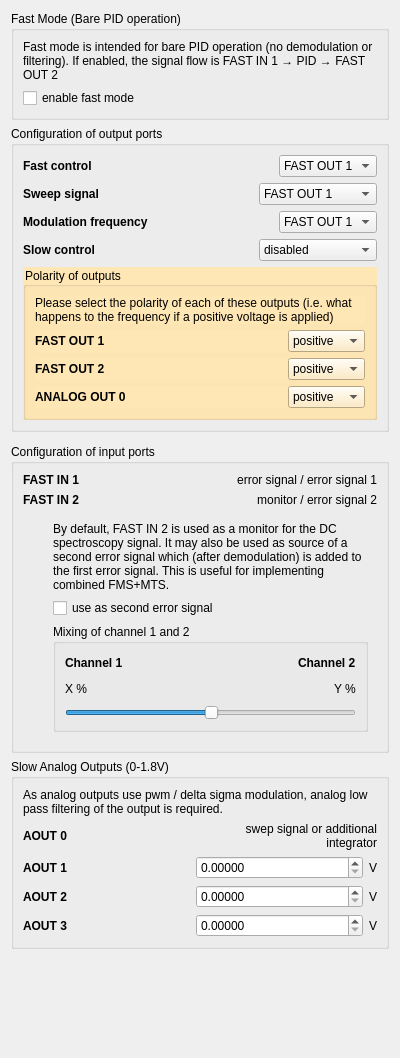
<?xml version="1.0" encoding="UTF-8"?>
<ui version="4.0">
 <class>Form</class>
 <widget class="QWidget" name="Form">
  <property name="geometry">
   <rect>
    <x>0</x>
    <y>0</y>
    <width>400</width>
    <height>1058</height>
   </rect>
  </property>
  <property name="windowTitle">
   <string>Form</string>
  </property>
  <layout class="QVBoxLayout" name="verticalLayout">
   <item>
    <widget class="QGroupBox" name="groupBox_2">
     <property name="title">
      <string>Fast Mode (Bare PID operation)</string>
     </property>
     <layout class="QVBoxLayout" name="verticalLayout_4">
      <item>
       <widget class="QLabel" name="label_2">
        <property name="text">
         <string>&lt;html&gt;&lt;head/&gt;&lt;body&gt;&lt;p&gt;Fast mode is intended for bare PID operation (no demodulation or filtering). If enabled, the signal flow is FAST IN 1 → PID → FAST OUT 2&lt;/p&gt;&lt;/body&gt;&lt;/html&gt;</string>
        </property>
        <property name="wordWrap">
         <bool>true</bool>
        </property>
       </widget>
      </item>
      <item>
       <widget class="QCheckBox" name="fast_mode">
        <property name="text">
         <string>enable fast mode</string>
        </property>
       </widget>
      </item>
     </layout>
    </widget>
   </item>
   <item>
    <widget class="QGroupBox" name="output_ports_group">
     <property name="title">
      <string>Configuration of output ports</string>
     </property>
     <layout class="QVBoxLayout" name="verticalLayout_25">
      <item>
       <layout class="QHBoxLayout" name="horizontalLayout_25">
        <item>
         <widget class="QLabel" name="label_16">
          <property name="sizePolicy">
           <sizepolicy hsizetype="Preferred" vsizetype="Preferred">
            <horstretch>0</horstretch>
            <verstretch>0</verstretch>
           </sizepolicy>
          </property>
          <property name="font">
           <font>
            <weight>75</weight>
            <bold>true</bold>
           </font>
          </property>
          <property name="text">
           <string>Fast control</string>
          </property>
         </widget>
        </item>
        <item>
         <widget class="QComboBox" name="control_channel">
          <property name="sizePolicy">
           <sizepolicy hsizetype="Fixed" vsizetype="Fixed">
            <horstretch>0</horstretch>
            <verstretch>0</verstretch>
           </sizepolicy>
          </property>
          <item>
           <property name="text">
            <string>FAST OUT 1</string>
           </property>
          </item>
          <item>
           <property name="text">
            <string>FAST OUT 2</string>
           </property>
          </item>
         </widget>
        </item>
       </layout>
      </item>
      <item>
       <layout class="QHBoxLayout" name="horizontalLayout_26">
        <item>
         <widget class="QLabel" name="label_17">
          <property name="font">
           <font>
            <weight>75</weight>
            <bold>true</bold>
           </font>
          </property>
          <property name="text">
           <string>Sweep signal</string>
          </property>
         </widget>
        </item>
        <item>
         <widget class="QComboBox" name="sweep_channel">
          <property name="sizePolicy">
           <sizepolicy hsizetype="Fixed" vsizetype="Fixed">
            <horstretch>0</horstretch>
            <verstretch>0</verstretch>
           </sizepolicy>
          </property>
          <item>
           <property name="text">
            <string>FAST OUT 1</string>
           </property>
          </item>
          <item>
           <property name="text">
            <string>FAST OUT 2</string>
           </property>
          </item>
          <item>
           <property name="text">
            <string>ANALOG OUT 0</string>
           </property>
          </item>
         </widget>
        </item>
       </layout>
      </item>
      <item>
       <layout class="QHBoxLayout" name="horizontalLayout_24">
        <item>
         <widget class="QLabel" name="label_15">
          <property name="font">
           <font>
            <weight>75</weight>
            <bold>true</bold>
           </font>
          </property>
          <property name="text">
           <string>Modulation frequency</string>
          </property>
         </widget>
        </item>
        <item>
         <widget class="QComboBox" name="mod_channel">
          <property name="sizePolicy">
           <sizepolicy hsizetype="Fixed" vsizetype="Fixed">
            <horstretch>0</horstretch>
            <verstretch>0</verstretch>
           </sizepolicy>
          </property>
          <item>
           <property name="text">
            <string>FAST OUT 1</string>
           </property>
          </item>
          <item>
           <property name="text">
            <string>FAST OUT 2</string>
           </property>
          </item>
         </widget>
        </item>
       </layout>
      </item>
      <item>
       <layout class="QHBoxLayout" name="horizontalLayout_4">
        <item>
         <widget class="QLabel" name="label_3">
          <property name="font">
           <font>
            <weight>75</weight>
            <bold>true</bold>
           </font>
          </property>
          <property name="text">
           <string>Slow control</string>
          </property>
         </widget>
        </item>
        <item>
         <widget class="QComboBox" name="slow_control_channel">
          <property name="sizePolicy">
           <sizepolicy hsizetype="Fixed" vsizetype="Fixed">
            <horstretch>0</horstretch>
            <verstretch>0</verstretch>
           </sizepolicy>
          </property>
          <item>
           <property name="text">
            <string>disabled</string>
           </property>
          </item>
          <item>
           <property name="text">
            <string>ANALOG OUT 0</string>
           </property>
          </item>
         </widget>
        </item>
       </layout>
      </item>
      <item>
       <widget class="QGroupBox" name="polarity_selector">
        <property name="styleSheet">
         <string notr="true">background: #ffe7b5</string>
        </property>
        <property name="title">
         <string>Polarity of outputs</string>
        </property>
        <layout class="QVBoxLayout" name="verticalLayout_9">
         <item>
          <widget class="QLabel" name="label_8">
           <property name="sizePolicy">
            <sizepolicy hsizetype="Preferred" vsizetype="Preferred">
             <horstretch>0</horstretch>
             <verstretch>0</verstretch>
            </sizepolicy>
           </property>
           <property name="minimumSize">
            <size>
             <width>0</width>
             <height>0</height>
            </size>
           </property>
           <property name="text">
            <string>Please select the polarity of each of these outputs (i.e. what happens to the frequency if a positive voltage is applied)</string>
           </property>
           <property name="wordWrap">
            <bool>true</bool>
           </property>
          </widget>
         </item>
         <item>
          <widget class="QWidget" name="polarity_container_fast_out1" native="true">
           <layout class="QHBoxLayout" name="horizontalLayout_10">
            <property name="spacing">
             <number>6</number>
            </property>
            <property name="leftMargin">
             <number>0</number>
            </property>
            <property name="topMargin">
             <number>0</number>
            </property>
            <property name="rightMargin">
             <number>0</number>
            </property>
            <property name="bottomMargin">
             <number>0</number>
            </property>
            <item>
             <widget class="QLabel" name="label_9">
              <property name="font">
               <font>
                <weight>75</weight>
                <bold>true</bold>
               </font>
              </property>
              <property name="text">
               <string>FAST OUT 1</string>
              </property>
             </widget>
            </item>
            <item>
             <widget class="QComboBox" name="polarity_fast_out1">
              <property name="sizePolicy">
               <sizepolicy hsizetype="Fixed" vsizetype="Fixed">
                <horstretch>0</horstretch>
                <verstretch>0</verstretch>
               </sizepolicy>
              </property>
              <item>
               <property name="text">
                <string>positive</string>
               </property>
              </item>
              <item>
               <property name="text">
                <string>negative</string>
               </property>
              </item>
             </widget>
            </item>
           </layout>
          </widget>
         </item>
         <item>
          <widget class="QWidget" name="polarity_container_fast_out2" native="true">
           <layout class="QHBoxLayout" name="horizontalLayout_12">
            <property name="leftMargin">
             <number>0</number>
            </property>
            <property name="topMargin">
             <number>0</number>
            </property>
            <property name="rightMargin">
             <number>0</number>
            </property>
            <property name="bottomMargin">
             <number>0</number>
            </property>
            <item>
             <widget class="QLabel" name="label_11">
              <property name="font">
               <font>
                <weight>75</weight>
                <bold>true</bold>
               </font>
              </property>
              <property name="text">
               <string>FAST OUT 2</string>
              </property>
             </widget>
            </item>
            <item>
             <widget class="QComboBox" name="polarity_fast_out2">
              <property name="sizePolicy">
               <sizepolicy hsizetype="Fixed" vsizetype="Fixed">
                <horstretch>0</horstretch>
                <verstretch>0</verstretch>
               </sizepolicy>
              </property>
              <item>
               <property name="text">
                <string>positive</string>
               </property>
              </item>
              <item>
               <property name="text">
                <string>negative</string>
               </property>
              </item>
             </widget>
            </item>
           </layout>
          </widget>
         </item>
         <item>
          <widget class="QWidget" name="polarity_container_analog_out0" native="true">
           <layout class="QHBoxLayout" name="horizontalLayout_11">
            <property name="leftMargin">
             <number>0</number>
            </property>
            <property name="topMargin">
             <number>0</number>
            </property>
            <property name="rightMargin">
             <number>0</number>
            </property>
            <property name="bottomMargin">
             <number>0</number>
            </property>
            <item>
             <widget class="QLabel" name="label_4">
              <property name="font">
               <font>
                <weight>75</weight>
                <bold>true</bold>
               </font>
              </property>
              <property name="text">
               <string>ANALOG OUT 0</string>
              </property>
             </widget>
            </item>
            <item>
             <widget class="QComboBox" name="polarity_analog_out0">
              <property name="sizePolicy">
               <sizepolicy hsizetype="Fixed" vsizetype="Fixed">
                <horstretch>0</horstretch>
                <verstretch>0</verstretch>
               </sizepolicy>
              </property>
              <item>
               <property name="text">
                <string>positive</string>
               </property>
              </item>
              <item>
               <property name="text">
                <string>negative</string>
               </property>
              </item>
             </widget>
            </item>
           </layout>
          </widget>
         </item>
        </layout>
       </widget>
      </item>
     </layout>
    </widget>
   </item>
   <item>
    <widget class="QWidget" name="widget_5" native="true">
     <layout class="QVBoxLayout" name="verticalLayout_8">
      <property name="leftMargin">
       <number>30</number>
      </property>
      <property name="topMargin">
       <number>0</number>
      </property>
      <property name="rightMargin">
       <number>0</number>
      </property>
      <property name="bottomMargin">
       <number>0</number>
      </property>
     </layout>
    </widget>
   </item>
   <item>
    <widget class="QGroupBox" name="input_ports_group">
     <property name="title">
      <string>Configuration of input ports</string>
     </property>
     <layout class="QVBoxLayout" name="verticalLayout_13">
      <item>
       <layout class="QHBoxLayout" name="horizontalLayout_6">
        <item>
         <widget class="QLabel" name="label_21">
          <property name="text">
           <string>&lt;html&gt;&lt;head/&gt;&lt;body&gt;&lt;p&gt;&lt;span style=&quot; font-weight:600;&quot;&gt;FAST IN 1&lt;/span&gt;&lt;/p&gt;&lt;/body&gt;&lt;/html&gt;</string>
          </property>
          <property name="textFormat">
           <enum>Qt::AutoText</enum>
          </property>
         </widget>
        </item>
        <item>
         <widget class="QLabel" name="fast_in_1_status">
          <property name="text">
           <string>error signal / error signal 1</string>
          </property>
          <property name="alignment">
           <set>Qt::AlignRight|Qt::AlignTrailing|Qt::AlignVCenter</set>
          </property>
         </widget>
        </item>
       </layout>
      </item>
      <item>
       <layout class="QHBoxLayout" name="horizontalLayout_8">
        <item>
         <widget class="QLabel" name="label_23">
          <property name="text">
           <string>&lt;html&gt;&lt;head/&gt;&lt;body&gt;&lt;p&gt;&lt;span style=&quot; font-weight:600;&quot;&gt;FAST IN 2&lt;/span&gt;&lt;/p&gt;&lt;/body&gt;&lt;/html&gt;</string>
          </property>
         </widget>
        </item>
        <item>
         <widget class="QLabel" name="fast_in_2_status">
          <property name="text">
           <string>monitor / error signal 2</string>
          </property>
          <property name="alignment">
           <set>Qt::AlignRight|Qt::AlignTrailing|Qt::AlignVCenter</set>
          </property>
         </widget>
        </item>
       </layout>
      </item>
      <item>
       <widget class="QWidget" name="widget" native="true">
        <layout class="QVBoxLayout" name="verticalLayout_3">
         <property name="leftMargin">
          <number>30</number>
         </property>
         <item>
          <widget class="QLabel" name="label_25">
           <property name="text">
            <string>By default, FAST IN 2 is used as a monitor for the DC spectroscopy signal. It may also be used as source of a second error signal which (after demodulation) is added to the first error signal. This is useful for implementing combined FMS+MTS.</string>
           </property>
           <property name="wordWrap">
            <bool>true</bool>
           </property>
          </widget>
         </item>
         <item>
          <widget class="QCheckBox" name="dual_channel">
           <property name="text">
            <string>use as second error signal</string>
           </property>
          </widget>
         </item>
         <item>
          <widget class="QGroupBox" name="dual_channel_mixing">
           <property name="title">
            <string>Mixing of channel 1 and 2</string>
           </property>
           <layout class="QVBoxLayout" name="verticalLayout_6">
            <item>
             <layout class="QHBoxLayout" name="horizontalLayout_7">
              <item>
               <widget class="QLabel" name="label_7">
                <property name="text">
                 <string>&lt;html&gt;&lt;head/&gt;&lt;body&gt;&lt;p&gt;&lt;span style=&quot; font-weight:600;&quot;&gt;Channel 1&lt;/span&gt;&lt;/p&gt;&lt;/body&gt;&lt;/html&gt;</string>
                </property>
                <property name="wordWrap">
                 <bool>true</bool>
                </property>
               </widget>
              </item>
              <item>
               <spacer name="horizontalSpacer_2">
                <property name="orientation">
                 <enum>Qt::Horizontal</enum>
                </property>
                <property name="sizeHint" stdset="0">
                 <size>
                  <width>40</width>
                  <height>20</height>
                 </size>
                </property>
               </spacer>
              </item>
              <item>
               <widget class="QLabel" name="label_6">
                <property name="text">
                 <string>&lt;html&gt;&lt;head/&gt;&lt;body&gt;&lt;p&gt;&lt;span style=&quot; font-weight:600;&quot;&gt;Channel 2&lt;/span&gt;&lt;/p&gt;&lt;/body&gt;&lt;/html&gt;</string>
                </property>
                <property name="wordWrap">
                 <bool>true</bool>
                </property>
               </widget>
              </item>
             </layout>
            </item>
            <item>
             <layout class="QHBoxLayout" name="horizontalLayout_9">
              <item>
               <widget class="QLabel" name="chain_a_factor">
                <property name="text">
                 <string>X %</string>
                </property>
                <property name="wordWrap">
                 <bool>true</bool>
                </property>
               </widget>
              </item>
              <item>
               <spacer name="horizontalSpacer_3">
                <property name="orientation">
                 <enum>Qt::Horizontal</enum>
                </property>
                <property name="sizeHint" stdset="0">
                 <size>
                  <width>40</width>
                  <height>20</height>
                 </size>
                </property>
               </spacer>
              </item>
              <item>
               <widget class="QLabel" name="chain_b_factor">
                <property name="text">
                 <string>Y %</string>
                </property>
                <property name="wordWrap">
                 <bool>true</bool>
                </property>
               </widget>
              </item>
             </layout>
            </item>
            <item>
             <widget class="QSlider" name="channel_mixing_slider">
              <property name="maximum">
               <number>255</number>
              </property>
              <property name="value">
               <number>128</number>
              </property>
              <property name="orientation">
               <enum>Qt::Horizontal</enum>
              </property>
             </widget>
            </item>
           </layout>
          </widget>
         </item>
        </layout>
       </widget>
      </item>
     </layout>
    </widget>
   </item>
   <item>
    <widget class="QGroupBox" name="groupBox">
     <property name="title">
      <string>Slow Analog Outputs (0-1.8V)</string>
     </property>
     <layout class="QVBoxLayout" name="verticalLayout_2">
      <item>
       <widget class="QLabel" name="label_20">
        <property name="text">
         <string>As analog outputs use pwm / delta sigma modulation, analog low pass filtering of the output is required.</string>
        </property>
        <property name="wordWrap">
         <bool>true</bool>
        </property>
       </widget>
      </item>
      <item>
       <layout class="QHBoxLayout" name="horizontalLayout_5">
        <item>
         <widget class="QLabel" name="label_18">
          <property name="font">
           <font>
            <weight>75</weight>
            <bold>true</bold>
           </font>
          </property>
          <property name="text">
           <string>AOUT 0</string>
          </property>
         </widget>
        </item>
        <item>
         <widget class="QLabel" name="label_19">
          <property name="sizePolicy">
           <sizepolicy hsizetype="Fixed" vsizetype="Preferred">
            <horstretch>0</horstretch>
            <verstretch>0</verstretch>
           </sizepolicy>
          </property>
          <property name="text">
           <string>swep signal or additional integrator</string>
          </property>
          <property name="alignment">
           <set>Qt::AlignRight|Qt::AlignTrailing|Qt::AlignVCenter</set>
          </property>
          <property name="wordWrap">
           <bool>true</bool>
          </property>
         </widget>
        </item>
       </layout>
      </item>
      <item>
       <layout class="QHBoxLayout" name="horizontalLayout_3">
        <item>
         <widget class="QLabel" name="label_13">
          <property name="font">
           <font>
            <weight>75</weight>
            <bold>true</bold>
           </font>
          </property>
          <property name="text">
           <string>AOUT 1</string>
          </property>
         </widget>
        </item>
        <item>
         <widget class="CustomDoubleSpinBoxNoSign" name="analog_out_1">
          <property name="keyboardTracking">
           <bool>false</bool>
          </property>
          <property name="decimals">
           <number>5</number>
          </property>
          <property name="maximum">
           <double>1.800000000000000</double>
          </property>
         </widget>
        </item>
        <item>
         <widget class="QLabel" name="label_14">
          <property name="sizePolicy">
           <sizepolicy hsizetype="Fixed" vsizetype="Preferred">
            <horstretch>0</horstretch>
            <verstretch>0</verstretch>
           </sizepolicy>
          </property>
          <property name="text">
           <string>V</string>
          </property>
         </widget>
        </item>
       </layout>
      </item>
      <item>
       <layout class="QHBoxLayout" name="horizontalLayout_2">
        <item>
         <widget class="QLabel" name="label_10">
          <property name="font">
           <font>
            <weight>75</weight>
            <bold>true</bold>
           </font>
          </property>
          <property name="text">
           <string>AOUT 2</string>
          </property>
         </widget>
        </item>
        <item>
         <widget class="CustomDoubleSpinBoxNoSign" name="analog_out_2">
          <property name="keyboardTracking">
           <bool>false</bool>
          </property>
          <property name="decimals">
           <number>5</number>
          </property>
          <property name="maximum">
           <double>1.800000000000000</double>
          </property>
         </widget>
        </item>
        <item>
         <widget class="QLabel" name="label_12">
          <property name="sizePolicy">
           <sizepolicy hsizetype="Fixed" vsizetype="Preferred">
            <horstretch>0</horstretch>
            <verstretch>0</verstretch>
           </sizepolicy>
          </property>
          <property name="text">
           <string>V</string>
          </property>
         </widget>
        </item>
       </layout>
      </item>
      <item>
       <layout class="QHBoxLayout" name="horizontalLayout">
        <item>
         <widget class="QLabel" name="label_5">
          <property name="font">
           <font>
            <weight>75</weight>
            <bold>true</bold>
           </font>
          </property>
          <property name="text">
           <string>AOUT 3</string>
          </property>
         </widget>
        </item>
        <item>
         <widget class="CustomDoubleSpinBoxNoSign" name="analog_out_3">
          <property name="keyboardTracking">
           <bool>false</bool>
          </property>
          <property name="decimals">
           <number>5</number>
          </property>
          <property name="maximum">
           <double>1.800000000000000</double>
          </property>
         </widget>
        </item>
        <item>
         <widget class="QLabel" name="label">
          <property name="sizePolicy">
           <sizepolicy hsizetype="Fixed" vsizetype="Preferred">
            <horstretch>0</horstretch>
            <verstretch>0</verstretch>
           </sizepolicy>
          </property>
          <property name="text">
           <string>V</string>
          </property>
         </widget>
        </item>
       </layout>
      </item>
     </layout>
    </widget>
   </item>
   <item>
    <spacer name="verticalSpacer_2">
     <property name="orientation">
      <enum>Qt::Vertical</enum>
     </property>
     <property name="sizeHint" stdset="0">
      <size>
       <width>20</width>
       <height>40</height>
      </size>
     </property>
    </spacer>
   </item>
  </layout>
 </widget>
 <customwidgets>
  <customwidget>
   <class>CustomDoubleSpinBoxNoSign</class>
   <extends>QDoubleSpinBox</extends>
   <header location="global">spin_box.h</header>
  </customwidget>
 </customwidgets>
 <resources/>
 <connections/>
</ui>
